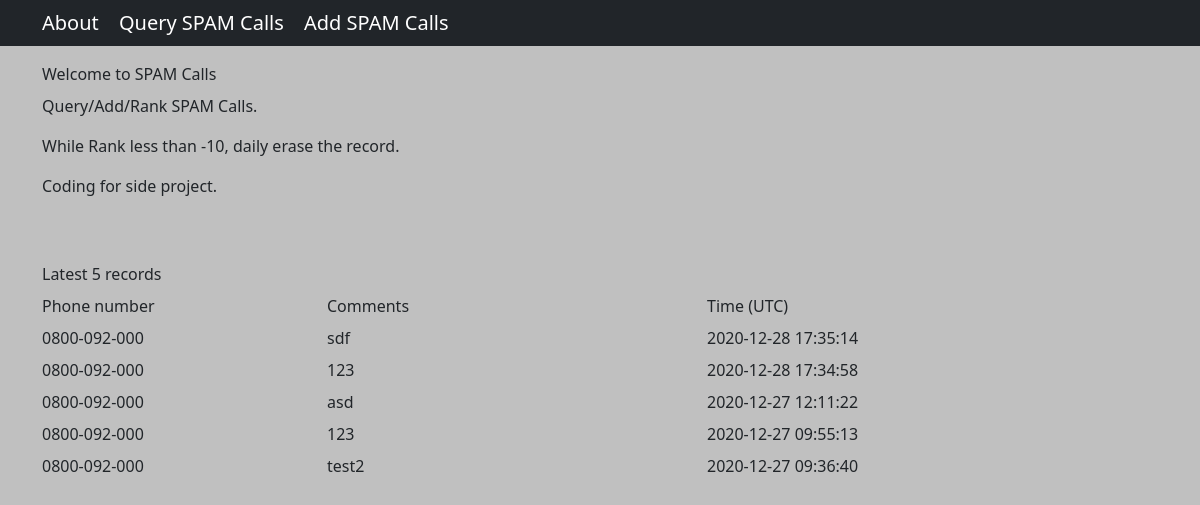
Before: /about with the older database file.
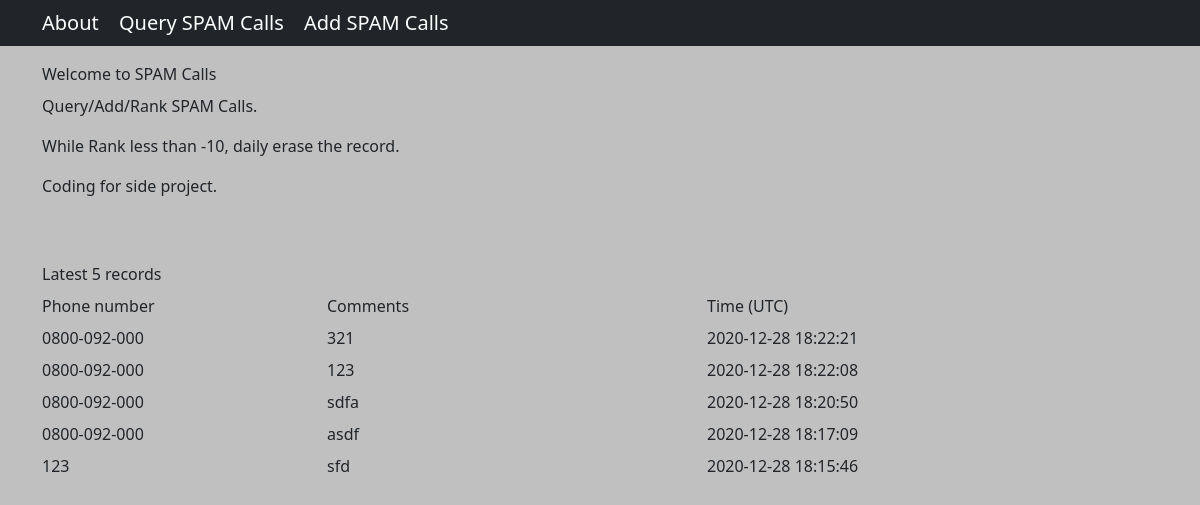
After: the same page with the newer database file.
### tables this page shows
CREATE TABLE calls (
            id INTEGER PRIMARY KEY AUTOINCREMENT,
            phone TEXT NOT NULL,
            comments TEXT NOT NULL,
            time TIMESTAMP DEFAULT CURRENT_TIMESTAMP,
            rank INTEGER DEFAULT 0
        );

### routes.py (the view)
@app.route("/", methods=["POST", "GET"])
@app.route("/about", methods=["POST", "GET"])
def about():
    sql = "select * from calls order by id desc limit 5"
    con = sqlite3.connect(database)
    con.row_factory = sqlite3.Row
    cur = con.cursor()
    cur.execute(sql)
    data = cur.fetchall()
    con.close()
    msg = ""
    if data == []:
        msg = None
        return render_template("result.html", action='query', msg=msg)
    return render_template("about.html", data=data)

### templates/about.html (shortened to what this page needs)
{% extends "template.html" %}
{% block main %}
<div class="container">
    <label class="form-label">Welcome to SPAM Calls</label>
    <p class="text-justify">Query/Add/Rank SPAM Calls.</p>
    <p class="text-justify">While Rank less than -10, daily erase the record.</p>
    <p class="text-justify">Coding for side project.</p>
</div>
<div class="container">
    {% if msg != None%}
    <label class="form-label">Latest 5 records</label>
    <div class="row mb-2">
        <div class="col-3">Phone number</div>
        <div class="col-4">Comments</div>
        <div class="col-4">Time (UTC)</div>
    </div>
    {% for rec in data %}
    <div class="row mb-2">
        <div class="col-3">{{ rec["phone"] }}</div>
        <div class="col-4 newline">{{ rec["comments"] }}</div>
        <div class="col-4">{{ rec["time"] }}</div>
    </div>
    {% endfor %}
    {% endif %}
</div>
{% endblock %}

Changed rows visible on the page:
no longer on this page (row edited): calls: phone "0800-092-000", comments "sdf", time "2020-12-28 17:35:14"
no longer on this page (row edited): calls: phone "0800-092-000", comments "123", time "2020-12-28 17:34:58"
no longer on this page (row edited): calls: phone "0800-092-000", comments "asd", time "2020-12-27 12:11:22"
no longer on this page (row edited): calls: phone "0800-092-000", comments "123", time "2020-12-27 09:55:13"
no longer on this page (row edited): calls: phone "0800-092-000", comments "test2", time "2020-12-27 09:36:40"
added calls: phone "0800-092-000", comments "321", time "2020-12-28 18:22:21"
added calls: phone "0800-092-000", comments "123", time "2020-12-28 18:22:08"
added calls: phone "0800-092-000", comments "sdfa", time "2020-12-28 18:20:50"
added calls: phone "0800-092-000", comments "asdf", time "2020-12-28 18:17:09"
added calls: phone "123", comments "sfd", time "2020-12-28 18:15:46"
